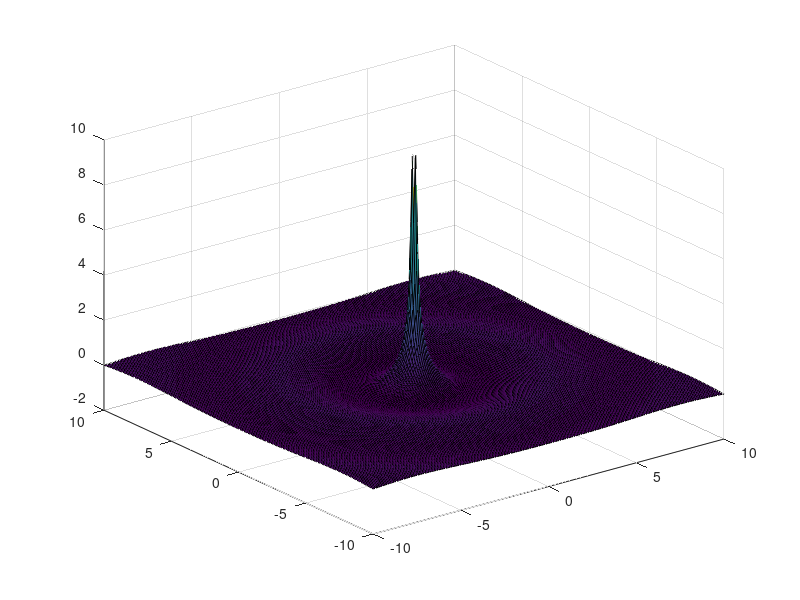

MATLAB code to generate this figure:

x=[-10:0.1:10];
y=x;
[X,Y]=meshgrid(x,y);
for i=1:length(x)
    for j=1:length(y)
    Z(i,j)=cos(sqrt(X(i,j)^2+Y(i,j)^2))/sqrt(X(i,j)^2+Y(i,j)^2);
    end
end

surf(X,Y,Z)
